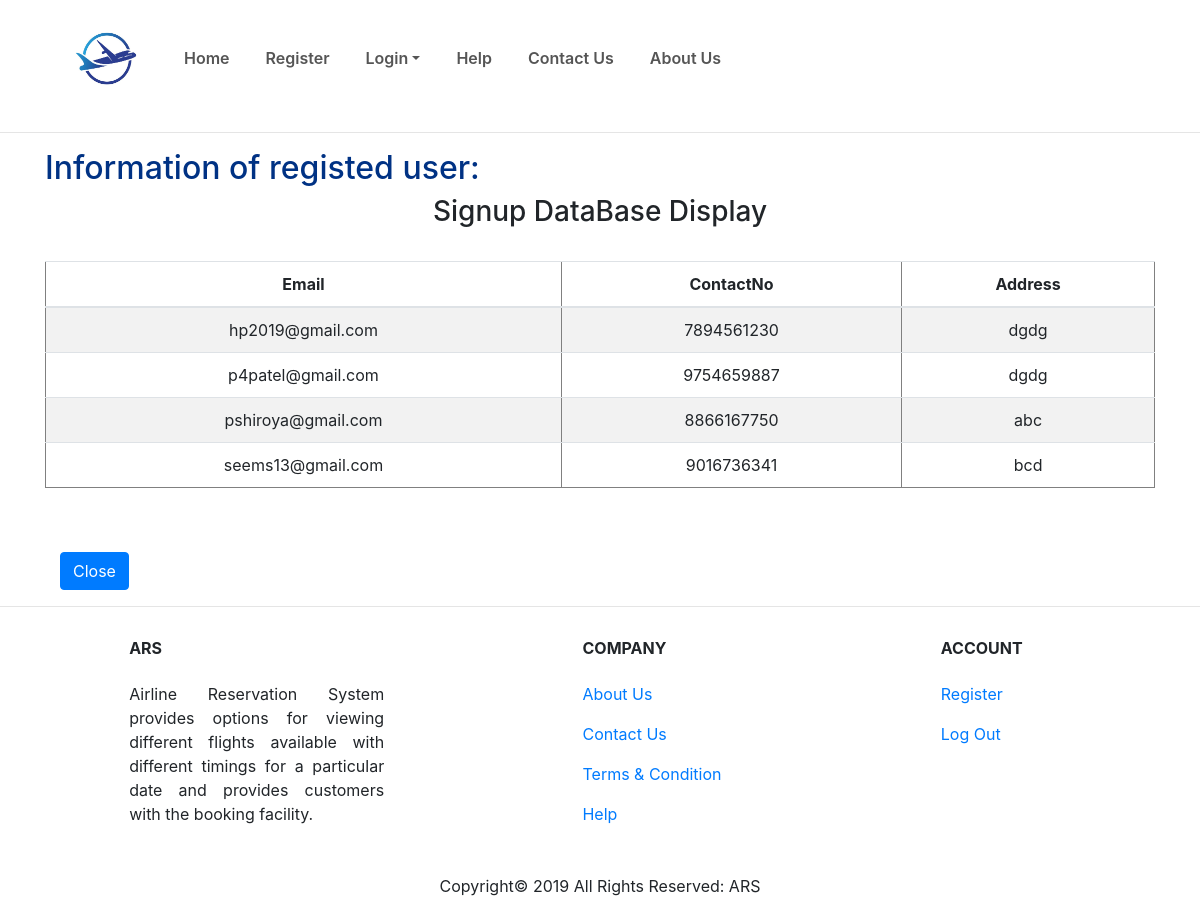
/infouser.php (signed in), run on the app's committed database.
### tables this page shows
CREATE TABLE `signup` (
  `Email` varchar(30) NOT NULL default '',
  `Password` varchar(20) default NULL,
  `ContactNo` varchar(10) default NULL,
  `Address` varchar(30) default NULL,
  PRIMARY KEY  (`Email`)
);

### infouser.php (the view, shortened to what this page needs)
<html>
<head>
</head>
<body>
      <?php
            $dbhost = 'localhost:3306';
            $dbuser = 'root';
            $dbpass = '';
            $conn = mysql_connect($dbhost, $dbuser, $dbpass);
            $sql = "select * from signup";
            $retval = mysql_query( $sql, $conn );
            ?>
<?php include('header.php'); ?>
<hr>
<div class="container">
  <h2>Information of registed user:</h2>
  <?php
  if (mysql_num_rows($retval) <= 0)
  {?>
    <h3 align="center">!!!NO Record Found!!!!</h3>
  <?php
  }
  else{
  ?>
    <h3 align="center">Signup DataBase Display</h3>
    <table align="center" border='1' class="table table-striped">
      <thead>
            <tr align='center'>
              <th scope="col">Email</th>
              <th scope="col">ContactNo</th>
              <th scope="col">Address</th>
            </tr>
      </thead>
  <tbody>
            <?php
              while($row = mysql_fetch_array($retval))
              {
                echo "<tr align='center'>";
                echo "<td>" . $row[0] . "</td>";
                echo "<td>" . $row[2] . "</td>";
                echo "<td>" . $row[3] . "</td>";
                echo "</tr>";
              }
            }
              ?>
              <br>
       </tbody>
</table>
      <br>
      <form method = "post" class="form-horizontal"  action="<?php $_PHP_SELF ?>">
        <br>
        <div class="form-group">
          <div class="col-sm-offset-2 col-sm-10">
              <a class="btn btn-primary" href="mangesite.php" role="button">Close</a>
          </div>
        </div>
      </form>
</div>
<hr>
<footer class="footer footer-transparent">
    <div class="container text-center text-md-left">
      <div class="row text-center text-md-left mt-3 pb-3">
        <div class="col-md-3 col-lg-3 col-xl-3 mx-auto mt-3">
          <h6 class="text-uppercase mb-4 font-weight-bold">ARS</h6>
          <p style="text-align:justify">Airline Reservation System provides options for viewing different flights available with different timings for a particular date and provides customers with the booking facility.</p>
        </div>
        <div class="col-md-2 col-lg-2 col-xl-2 mx-auto mt-3">
          <h6 class="text-uppercase mb-4 font-weight-bold">Company</h6>
          <p>
            <a href="aboutus.php">About Us</a>
          </p>
          <p>
            <a href="contactus.php">Contact Us</a>
          </p>
          <p>
            <a href="t&c.php">Terms & Condition</a>
          </p>
          <p>
            <a href="help.php">Help</a>
          </p>
        </div>
        <div class="col-md-3 col-lg-2 col-xl-2 mx-auto mt-3">
          <h6 class="text-uppercase mb-4 font-weight-bold">Account</h6>
          <p>
            <a href="register.php">Register</a>
          </p>
          <p>
            <a href="alogout.php">Log Out</a>
          </p>
        </div>
</div>
    <div class="footer-copyright text-center py-3">Copyright&copy; 2019 All Rights Reserved: ARS
    </div>
  </footer>
</body>
</html>

### css/cssfileindex.css (style rules this page uses)
.footer-transparent { background: #fff; }

### infouser.php (style rules this page uses)
h2 { color: #003284; }

### data on the page
signup: Email "hp2019@gmail.com", ContactNo "7894561230", Address "dgdg"
signup: Email "p4patel@gmail.com", ContactNo "9754659887", Address "dgdg"
signup: Email "pshiroya@gmail.com", ContactNo "8866167750", Address "abc"
signup: Email "seems13@gmail.com", ContactNo "9016736341", Address "bcd"
